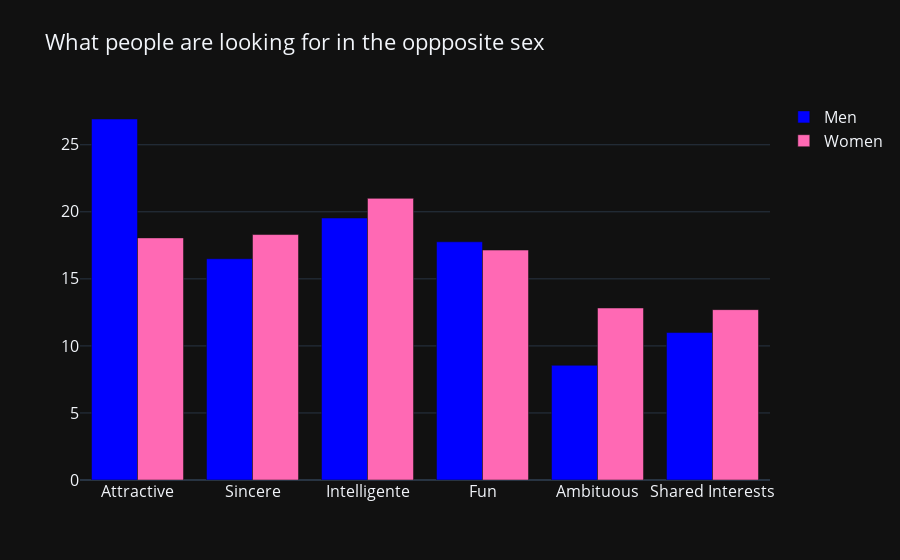
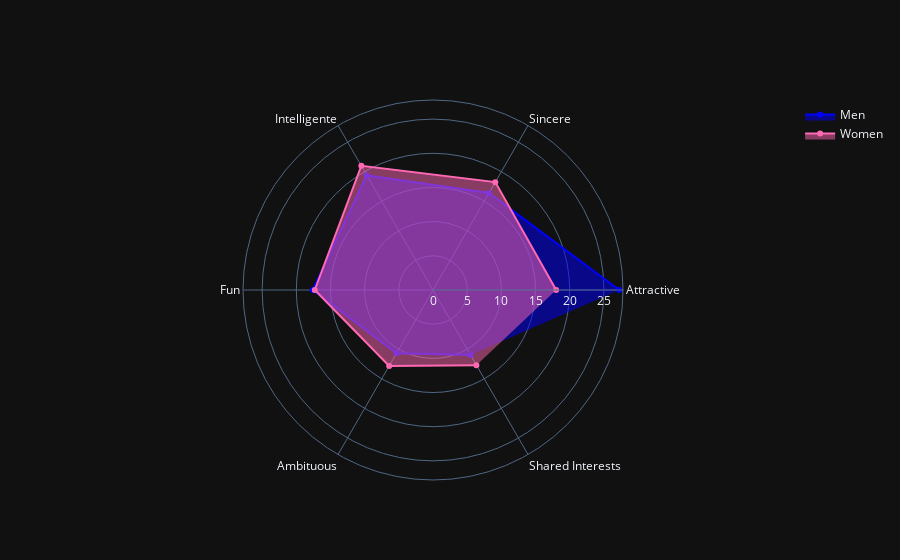

Notebook code for these charts, in order:
### Markdown cell above
Now let's see what participants are looking for in the oppposite sex (before the date)

### Code cell
# Visualisation
attributes_gender1_1 = data[["gender","attr1_1", "sinc1_1","intel1_1","fun1_1","amb1_1","shar1_1"]].groupby("gender").mean()
cols = ["Attractive","Sincere","Intelligente","Fun","Ambituous","Shared Interests"]
attributes_gender1_1.columns = cols

men1_1 = go.Bar(
    y=list(attributes_gender1_1.iloc[1]),      # 1 == Man
    x=attributes_gender1_1.columns.values,
    name="Men",
    marker=dict(
        color="blue"
    )
)
women1_1 = go.Bar(
    y=list(attributes_gender1_1.iloc[0]),      # 0 == Woman
    x=attributes_gender1_1.columns.values,
    name="Women",
    marker=dict(
        color="hotpink"
    )
)

data1_1 = [men1_1, women1_1]
layout = go.Layout(
    title="What people are looking for in the oppposite sex",
    font=dict(
        size=16
    ),
    legend=dict(
        font=dict(
            size=16
        )
    )
)
fig = go.Figure(data=data1_1, layout=layout)
py.iplot(fig, filename="barchart")




# Scatterpolar for another good visualisation
fig1_1 = go.Figure()

fig1_1.add_trace(go.Scatterpolar(
      r=[data_men["attr1_1"].mean(), data_men["sinc1_1"].mean() , data_men["intel1_1"].mean(),data_men["fun1_1"].mean(),data["amb1_1"].mean(),data_men["shar1_1"].mean() ],
      theta=cols,
      fill="toself",
      name="Men",
      marker=dict(
        color="blue"
    )
))
fig1_1.add_trace(go.Scatterpolar(
      r=[data_women["attr1_1"].mean(), data_women["sinc1_1"].mean() , data_women["intel1_1"].mean(),data_women["fun1_1"].mean(),data_women["amb1_1"].mean(),data_women["shar1_1"].mean() ],
      theta=cols,
      fill="toself",
      name="Women",
       marker=dict(
        color="hotpink"
    )
))

### Figure 1 — Plotly figure (JSON) as saved in the notebook; plotly's stock layout.template omitted (floating-point values rounded to 4 significant figures)
{"data": [{"marker": {"color": "blue"}, "name": "Men", "type": "bar", "x": ["Attractive", "Sincere", "Intelligente", "Fun", "Ambituous", "Shared Interests"], "y": [26.92, 16.5, 19.54, 17.76, 8.553, 11.0]}, {"marker": {"color": "hotpink"}, "name": "Women", "type": "bar", "x": ["Attractive", "Sincere", "Intelligente", "Fun", "Ambituous", "Shared Interests"], "y": [18.06, 18.31, 21.0, 17.15, 12.83, 12.7]}], "layout": {"font": {"size": 16}, "legend": {"font": {"size": 16}}, "title": {"text": "What people are looking for in the oppposite sex"}}}

### Figure 2 — Plotly figure (JSON) as saved in the notebook; plotly's stock layout.template omitted (floating-point values rounded to 4 significant figures)
{"data": [{"fill": "toself", "marker": {"color": "blue"}, "name": "Men", "r": [27.25, 16.38, 19.39, 17.6, 10.68, 10.98], "theta": ["Attractive", "Sincere", "Intelligente", "Fun", "Ambituous", "Shared Interests"], "type": "scatterpolar"}, {"fill": "toself", "marker": {"color": "hotpink"}, "name": "Women", "r": [18.02, 18.22, 20.97, 17.3, 12.82, 12.7], "theta": ["Attractive", "Sincere", "Intelligente", "Fun", "Ambituous", "Shared Interests"], "type": "scatterpolar"}], "layout": {}}
